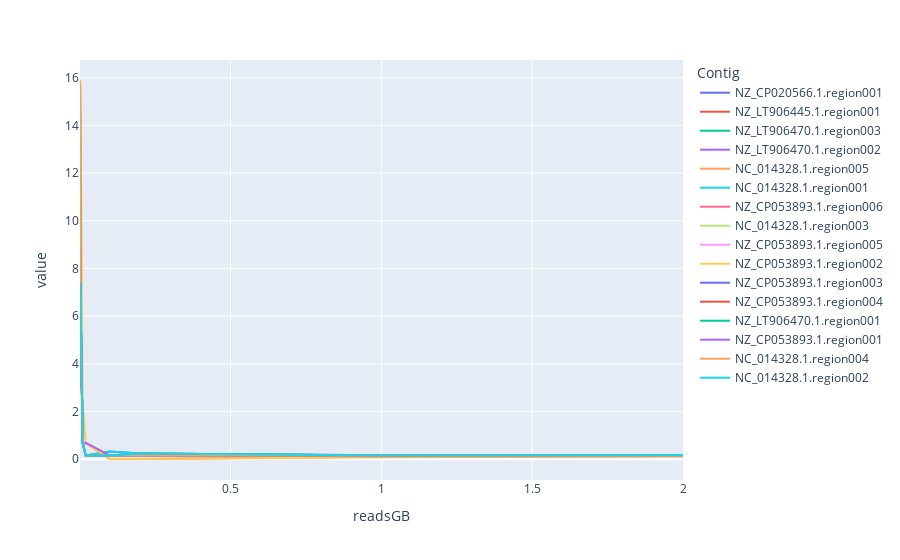

The cell this chart's notebook holds for it:
### Code cell
import plotly.express as px
px.line(df_summary_long.sort_values("readsGB").query("Metric=='RAE_raw'"), x="readsGB", y="value", color="Contig")

### Figure 1 — Plotly figure (JSON) as saved in the notebook; plotly's stock layout.template omitted (floating-point values rounded to 4 significant figures)
{"data": [{"hovertemplate": "Contig=NZ_CP020566.1.region001<br>readsGB=%{x}<br>value=%{y}<extra></extra>", "legendgroup": "NZ_CP020566.1.region001", "line": {"color": "#636efa", "dash": "solid"}, "marker": {"symbol": "circle"}, "mode": "lines", "name": "NZ_CP020566.1.region001", "orientation": "v", "showlegend": true, "type": "scatter", "x": [0.001, 0.002, 0.01, 0.02, 0.1, 0.2, 1, 2], "xaxis": "x", "y": [15.86, 7.43, 0.686, 0.157, 0.3256, 0.2413, 0.157, 0.1739], "yaxis": "y"}, {"hovertemplate": "Contig=NZ_LT906445.1.region001<br>readsGB=%{x}<br>value=%{y}<extra></extra>", "legendgroup": "NZ_LT906445.1.region001", "line": {"color": "#EF553B", "dash": "solid"}, "marker": {"symbol": "circle"}, "mode": "lines", "name": "NZ_LT906445.1.region001", "orientation": "v", "showlegend": true, "type": "scatter", "x": [0.001, 0.002, 0.01, 0.02, 0.1, 0.2, 1, 2], "xaxis": "x", "y": [15.86, 7.43, 0.686, 0.686, 0.157, 0.2413, 0.1739, 0.1739], "yaxis": "y"}, {"hovertemplate": "Contig=NZ_LT906470.1.region003<br>readsGB=%{x}<br>value=%{y}<extra></extra>", "legendgroup": "NZ_LT906470.1.region003", "line": {"color": "#00cc96", "dash": "solid"}, "marker": {"symbol": "circle"}, "mode": "lines", "name": "NZ_LT906470.1.region003", "orientation": "v", "showlegend": true, "type": "scatter", "x": [0.001, 0.002, 0.01, 0.02, 0.1, 0.2, 1, 2], "xaxis": "x", "y": [15.86, 7.43, 0.686, 0.157, 0.157, 0.2413, 0.157, 0.1654], "yaxis": "y"}, {"hovertemplate": "Contig=NZ_LT906470.1.region002<br>readsGB=%{x}<br>value=%{y}<extra></extra>", "legendgroup": "NZ_LT906470.1.region002", "line": {"color": "#ab63fa", "dash": "solid"}, "marker": {"symbol": "circle"}, "mode": "lines", "name": "NZ_LT906470.1.region002", "orientation": "v", "showlegend": true, "type": "scatter", "x": [0.001, 0.002, 0.01, 0.02, 0.1, 0.2, 1, 2], "xaxis": "x", "y": [15.86, 7.43, 0.686, 0.686, 0.157, 0.157, 0.157, 0.157], "yaxis": "y"}, {"hovertemplate": "Contig=NC_014328.1.region005<br>readsGB=%{x}<br>value=%{y}<extra></extra>", "legendgroup": "NC_014328.1.region005", "line": {"color": "#FFA15A", "dash": "solid"}, "marker": {"symbol": "circle"}, "mode": "lines", "name": "NC_014328.1.region005", "orientation": "v", "showlegend": true, "type": "scatter", "x": [0.001, 0.002, 0.01, 0.02, 0.1, 0.2, 1, 2], "xaxis": "x", "y": [15.86, 7.43, 0.686, 0.686, 0.157, 0.157, 0.157, 0.157], "yaxis": "y"}, {"hovertemplate": "Contig=NC_014328.1.region001<br>readsGB=%{x}<br>value=%{y}<extra></extra>", "legendgroup": "NC_014328.1.region001", "line": {"color": "#19d3f3", "dash": "solid"}, "marker": {"symbol": "circle"}, "mode": "lines", "name": "NC_014328.1.region001", "orientation": "v", "showlegend": true, "type": "scatter", "x": [0.001, 0.002, 0.01, 0.02, 0.1, 0.2, 1, 2], "xaxis": "x", "y": [15.86, 7.43, 0.686, 0.157, 0.3256, 0.2413, 0.1739, 0.157], "yaxis": "y"}, {"hovertemplate": "Contig=NZ_CP053893.1.region006<br>readsGB=%{x}<br>value=%{y}<extra></extra>", "legendgroup": "NZ_CP053893.1.region006", "line": {"color": "#FF6692", "dash": "solid"}, "marker": {"symbol": "circle"}, "mode": "lines", "name": "NZ_CP053893.1.region006", "orientation": "v", "showlegend": true, "type": "scatter", "x": [0.001, 0.002, 0.01, 0.02, 0.1, 0.2, 1, 2], "xaxis": "x", "y": [15.86, 7.43, 0.686, 0.686, 0.01159, 0.01159, 0.1064, 0.1233], "yaxis": "y"}, {"hovertemplate": "Contig=NC_014328.1.region003<br>readsGB=%{x}<br>value=%{y}<extra></extra>", "legendgroup": "NC_014328.1.region003", "line": {"color": "#B6E880", "dash": "solid"}, "marker": {"symbol": "circle"}, "mode": "lines", "name": "NC_014328.1.region003", "orientation": "v", "showlegend": true, "type": "scatter", "x": [0.001, 0.002, 0.01, 0.02, 0.1, 0.2, 1, 2], "xaxis": "x", "y": [15.86, 7.43, 0.686, 0.157, 0.157, 0.157, 0.1739, 0.157], "yaxis": "y"}, {"hovertemplate": "Contig=NZ_CP053893.1.region005<br>readsGB=%{x}<br>value=%{y}<extra></extra>", "legendgroup": "NZ_CP053893.1.region005", "line": {"color": "#FF97FF", "dash": "solid"}, "marker": {"symbol": "circle"}, "mode": "lines", "name": "NZ_CP053893.1.region005", "orientation": "v", "showlegend": true, "type": "scatter", "x": [0.001, 0.002, 0.01, 0.02, 0.1, 0.2, 1, 2], "xaxis": "x", "y": [15.86, 7.43, 0.686, 0.157, 0.157, 0.157, 0.1739, 0.1654], "yaxis": "y"}, {"hovertemplate": "Contig=NZ_CP053893.1.region002<br>readsGB=%{x}<br>value=%{y}<extra></extra>", "legendgroup": "NZ_CP053893.1.region002", "line": {"color": "#FECB52", "dash": "solid"}, "marker": {"symbol": "circle"}, "mode": "lines", "name": "NZ_CP053893.1.region002", "orientation": "v", "showlegend": true, "type": "scatter", "x": [0.001, 0.002, 0.01, 0.02, 0.1, 0.2, 1, 2], "xaxis": "x", "y": [15.86, 15.86, 2.372, 0.686, 0.01159, 0.01159, 0.08957, 0.1233], "yaxis": "y"}, {"hovertemplate": "Contig=NZ_CP053893.1.region003<br>readsGB=%{x}<br>value=%{y}<extra></extra>", "legendgroup": "NZ_CP053893.1.region003", "line": {"color": "#636efa", "dash": "solid"}, "marker": {"symbol": "circle"}, "mode": "lines", "name": "NZ_CP053893.1.region003", "orientation": "v", "showlegend": true, "type": "scatter", "x": [0.001, 0.002, 0.01, 0.02, 0.1, 0.2, 1, 2], "xaxis": "x", "y": [15.86, 7.43, 0.686, 0.157, 0.157, 0.157, 0.1739, 0.1739], "yaxis": "y"}, {"hovertemplate": "Contig=NZ_CP053893.1.region004<br>readsGB=%{x}<br>value=%{y}<extra></extra>", "legendgroup": "NZ_CP053893.1.region004", "line": {"color": "#EF553B", "dash": "solid"}, "marker": {"symbol": "circle"}, "mode": "lines", "name": "NZ_CP053893.1.region004", "orientation": "v", "showlegend": true, "type": "scatter", "x": [0.001, 0.002, 0.01, 0.02, 0.1, 0.2, 1, 2], "xaxis": "x", "y": [15.86, 7.43, 0.686, 0.157, 0.157, 0.157, 0.1233, 0.1401], "yaxis": "y"}, {"hovertemplate": "Contig=NZ_LT906470.1.region001<br>readsGB=%{x}<br>value=%{y}<extra></extra>", "legendgroup": "NZ_LT906470.1.region001", "line": {"color": "#00cc96", "dash": "solid"}, "marker": {"symbol": "circle"}, "mode": "lines", "name": "NZ_LT906470.1.region001", "orientation": "v", "showlegend": true, "type": "scatter", "x": [0.001, 0.002, 0.01, 0.02, 0.1, 0.2, 1, 2], "xaxis": "x", "y": [15.86, 7.43, 0.686, 0.157, 0.157, 0.157, 0.1401, 0.1486], "yaxis": "y"}, {"hovertemplate": "Contig=NZ_CP053893.1.region001<br>readsGB=%{x}<br>value=%{y}<extra></extra>", "legendgroup": "NZ_CP053893.1.region001", "line": {"color": "#ab63fa", "dash": "solid"}, "marker": {"symbol": "circle"}, "mode": "lines", "name": "NZ_CP053893.1.region001", "orientation": "v", "showlegend": true, "type": "scatter", "x": [0.001, 0.002, 0.01, 0.02, 0.1, 0.2, 1, 2], "xaxis": "x", "y": [15.86, 7.43, 0.686, 0.686, 0.157, 0.157, 0.157, 0.1654], "yaxis": "y"}, {"hovertemplate": "Contig=NC_014328.1.region004<br>readsGB=%{x}<br>value=%{y}<extra></extra>", "legendgroup": "NC_014328.1.region004", "line": {"color": "#FFA15A", "dash": "solid"}, "marker": {"symbol": "circle"}, "mode": "lines", "name": "NC_014328.1.region004", "orientation": "v", "showlegend": true, "type": "scatter", "x": [0.001, 0.002, 0.01, 0.02, 0.1, 0.2, 1, 2], "xaxis": "x", "y": [15.86, 7.43, 0.686, 0.157, 0.157, 0.157, 0.157, 0.1486], "yaxis": "y"}, {"hovertemplate": "Contig=NC_014328.1.region002<br>readsGB=%{x}<br>value=%{y}<extra></extra>", "legendgroup": "NC_014328.1.region002", "line": {"color": "#19d3f3", "dash": "solid"}, "marker": {"symbol": "circle"}, "mode": "lines", "name": "NC_014328.1.region002", "orientation": "v", "showlegend": true, "type": "scatter", "x": [0.002, 0.01, 0.02, 0.1, 0.2, 1, 2], "xaxis": "x", "y": [7.43, 0.686, 0.157, 0.157, 0.2413, 0.157, 0.1823], "yaxis": "y"}], "layout": {"legend": {"title": {"text": "Contig"}, "tracegroupgap": 0}, "margin": {"t": 60}, "xaxis": {"anchor": "y", "domain": [0, 1], "title": {"text": "readsGB"}}, "yaxis": {"anchor": "x", "domain": [0, 1], "title": {"text": "value"}}}}
